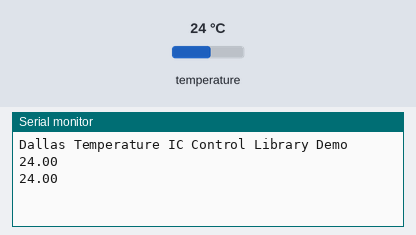
This sketch was run on a simulated ESP32. Shown: the last lines printed to the serial monitor. The test bench sets the inputs (shaded band); at power-on: temperature 24 °C.

Above: at 2.3 s.
2.4 s: temperature set to 12 °C
At 2.4 s:
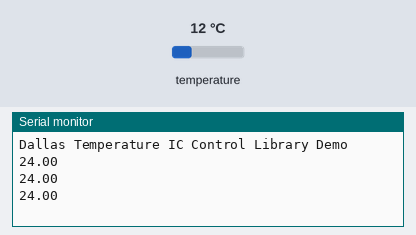
3.9 s: temperature set to 19 °C
At 3.9 s:
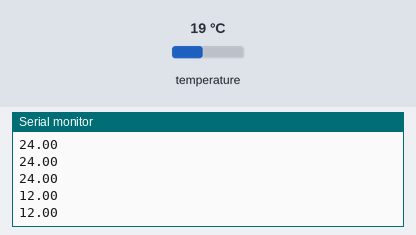
Timing chart, 0 to 6.9 s (numbered marks = the images above; inputs shaded):
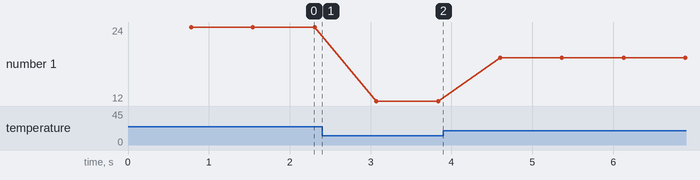

Measured:
- plotted number 1: 24 → 12 after the input at 2.4 s, 12 → 19 after the input at 3.9 s

The sketch:

SolarControl.ino
```cpp
// Include the libraries we need
//#include <WiFiClientSecure.h>
//#include <PubSubClient.h>
//#include <ArduinoJson.h>
//#include "WiFi.h"
#include <OneWire.h>
#include <DallasTemperature.h>

// Data wire is plugged into port 2 on the Arduino
#define ONE_WIRE_BUS 4

#define AWS_IOT_PUBLISH_TOPIC   "esp32/pub"
#define AWS_IOT_SUBSCRIBE_TOPIC "esp32/sub"

// Setup a oneWire instance to communicate with any OneWire devices (not just Maxim/Dallas temperature ICs)
OneWire oneWire(ONE_WIRE_BUS);

//WiFiClientSecure net = WiFiClientSecure();
//PubSubClient client(net);

// Pass our oneWire reference to Dallas Temperature.
DallasTemperature sensors(&oneWire);

/*
 * The setup function. We only start the sensors here
 */
void setup(void)
{
  // start serial port
  Serial.begin(9600);
  Serial.println("Dallas Temperature IC Control Library Demo");

  // Start up the library
  sensors.begin();
}

/*
 * Main function, get and show the temperature
 */
void loop(void)
{
  // call sensors.requestTemperatures() to issue a global temperature
  // request to all devices on the bus
  //Serial.print("Requesting temperatures...");
  sensors.requestTemperatures(); // Send the command to get temperatures
  //Serial.println("DONE");
  // After we got the temperatures, we can print them here.
  // We use the function ByIndex, and as an example get the temperature from the first sensor only.
  float tempC = sensors.getTempCByIndex(0);

  // Check if reading was successful
  if(tempC != DEVICE_DISCONNECTED_C)
  {
    //Serial.print("Temperature for the device 1 (index 0) is: ");
    Serial.println(tempC);
  }
  else
  {
    Serial.println("Error: Could not read temperature data");
  }
}
```
